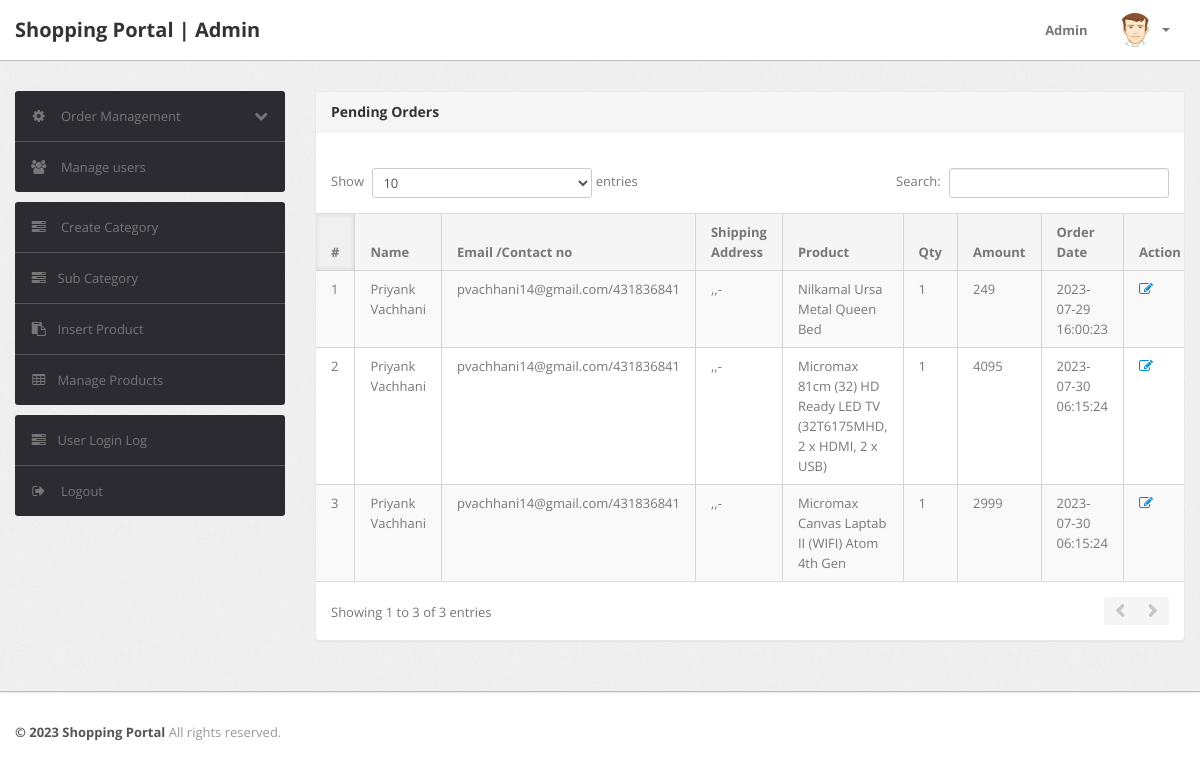
/admin/pending-orders.php (signed in), run on the app's committed database.
### tables this page shows
CREATE TABLE `orders` (
  `id` int(11) NOT NULL,
  `userId` int(11) DEFAULT NULL,
  `productId` varchar(255) DEFAULT NULL,
  `quantity` int(11) DEFAULT NULL,
  `orderDate` timestamp NOT NULL DEFAULT current_timestamp(),
  `paymentMethod` varchar(50) DEFAULT NULL,
  `orderStatus` varchar(55) DEFAULT NULL
);

CREATE TABLE `users` (
  `id` int(11) NOT NULL,
  `name` varchar(255) DEFAULT NULL,
  `email` varchar(255) DEFAULT NULL,
  `contactno` bigint(11) DEFAULT NULL,
  `password` varchar(255) DEFAULT NULL,
  `shippingAddress` longtext DEFAULT NULL,
  `shippingState` varchar(255) DEFAULT NULL,
  `shippingCity` varchar(255) DEFAULT NULL,
  `shippingPincode` int(11) DEFAULT NULL,
  `billingAddress` longtext DEFAULT NULL,
  `billingState` varchar(255) DEFAULT NULL,
  `billingCity` varchar(255) DEFAULT NULL,
  `billingPincode` int(11) DEFAULT NULL,
  `regDate` timestamp NOT NULL DEFAULT current_timestamp(),
  `updationDate` varchar(255) DEFAULT NULL
);

CREATE TABLE `products` (
  `id` int(11) NOT NULL,
  `category` int(11) NOT NULL,
  `subCategory` int(11) DEFAULT NULL,
  `productName` varchar(255) DEFAULT NULL,
  `productCompany` varchar(255) DEFAULT NULL,
  `productPrice` int(11) DEFAULT NULL,
  `productPriceBeforeDiscount` int(11) DEFAULT NULL,
  `productDescription` longtext DEFAULT NULL,
  `productImage1` varchar(255) DEFAULT NULL,
  `productImage2` varchar(255) DEFAULT NULL,
  `productImage3` varchar(255) DEFAULT NULL,
  `shippingCharge` int(11) DEFAULT NULL,
  `productAvailability` varchar(255) DEFAULT NULL,
  `postingDate` timestamp NULL DEFAULT current_timestamp(),
  `updationDate` varchar(255) DEFAULT NULL
);

### admin/pending-orders.php (the view, shortened to what this page needs)
<?php
include('include/config.php');
if(strlen($_SESSION['alogin'])==0)
	{
header('location:index.php');
}
else{
?>
<!DOCTYPE html>
<html lang="en">
<head>
	<link type="text/css" href="bootstrap/css/bootstrap.min.css" rel="stylesheet">
	<link type="text/css" href="bootstrap/css/bootstrap-responsive.min.css" rel="stylesheet">
	<link type="text/css" href="css/theme.css" rel="stylesheet">
	<link type="text/css" href="images/icons/css/font-awesome.css" rel="stylesheet">
</head>
<body>
<?php include('include/header.php');?>
	<div class="wrapper">
		<div class="container">
			<div class="row">
<?php include('include/sidebar.php');?>
			<div class="span9">
					<div class="content">
	<div class="module">
							<div class="module-head">
								<h3>Pending Orders</h3>
							</div>
							<div class="module-body table">
									<br />
								<table cellpadding="0" cellspacing="0" border="0" class="datatable-1 table table-bordered table-striped	 display table-responsive" >
									<thead>
										<tr>
											<th>#</th>
											<th> Name</th>
											<th width="50">Email /Contact no</th>
											<th>Shipping Address</th>
											<th>Product </th>
											<th>Qty </th>
											<th>Amount </th>
											<th>Order Date</th>
											<th>Action</th>
										</tr>
									</thead>
<tbody>
<?php
$status='Delivered';
$query=mysqli_query($con,"select users.name as username,users.email as useremail,users.contactno as usercontact,users.shippingAddress as shippingaddress,users.shippingCity as shippingcity,users.shippingState as shippingstate,users.shippingPincode as shippingpincode,products.productName as productname,products.shippingCharge as shippingcharge,orders.quantity as quantity,orders.orderDate as orderdate,products.productPrice as productprice,orders.id as id  from orders join users on  orders.userId=users.id join products on products.id=orders.productId where orders.	orderStatus!='$status' or orders.orderStatus is null");
$cnt=1;
while($row=mysqli_fetch_array($query))
{
?>
										<tr>
											<td><?php echo htmlentities($cnt);?></td>
											<td><?php echo htmlentities($row['username']);?></td>
<td><?php echo htmlentities($row['useremail']);?>/<?php echo htmlentities($row['usercontact']);?></td>
<td><?php echo htmlentities($row['shippingaddress'].",".$row['shippingcity'].",".$row['shippingstate']."-".$row['shippingpincode']);?></td>
											<td><?php echo htmlentities($row['productname']);?></td>
											<td><?php echo htmlentities($row['quantity']);?></td>
											<td><?php echo htmlentities($row['quantity']*$row['productprice']+$row['shippingcharge']);?></td>
											<td><?php echo htmlentities($row['orderdate']);?></td>
											<td>   <a href="updateorder.php?oid=<?php echo htmlentities($row['id']);?>" title="Update order" target="_blank"><i class="icon-edit"></i></a>
											</td>
											</tr>
										<?php $cnt=$cnt+1; } ?>
										</tbody>
								</table>
							</div>
						</div>
					</div>
				</div>
			</div>
		</div>
	</div>
<?php include('include/footer.php');?>
</body>
<?php } ?>

### data on the page
orders: userId.name "Priyank Vachhani", userId.email "pvachhani14@gmail.com", userId.contactno "431836841", userId.shippingPincode ",,-", productId.productName "Nilkamal Ursa Metal Queen Bed", quantity "1", $row['quantity']*$row['productprice']+$row['shippingcharge'] "249", orderDate "2023-07-29 16:00:23"
orders: userId.name "Priyank Vachhani", userId.email "pvachhani14@gmail.com", userId.contactno "431836841", userId.shippingPincode ",,-", productId.productName "Micromax 81cm (32) HD Ready LED TV (32T6175MHD, 2 x HDMI, 2 x USB)", quantity "1", $row['quantity']*$row['productprice']+$row['shippingcharge'] "4095", orderDate "2023-07-30 06:15:24"
orders: userId.name "Priyank Vachhani", userId.email "pvachhani14@gmail.com", userId.contactno "431836841", userId.shippingPincode ",,-", productId.productName "Micromax Canvas Laptab II (WIFI) Atom 4th Gen", quantity "1", $row['quantity']*$row['productprice']+$row['shippingcharge'] "2999", orderDate "2023-07-30 06:15:24"
